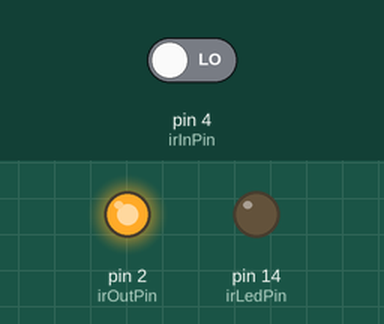
This sketch was run on a simulated Arduino Uno, built with avr-gcc and run on an emulated ATmega328P. Shown: output pins drawn as LEDs (lit = HIGH). The inputs (shaded band) are chosen by the test bench; at power-on: pin 4 (irInPin) LOW. What the sketch prints to the serial monitor is not drawn.

Above: at 0.2 s.
Timing chart, 0 to 1.7 s (numbered marks = the images above):
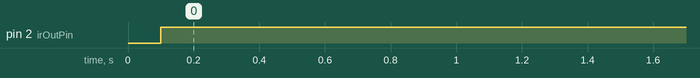

The sketch:

sketch_IR.ino
```cpp
//define pins. I used pins 4 and 5
#define irLedPin 14          // IR Led on this pin
#define irSensorPin 15       // IR sensor on this pin
int value[10];
int irOutPin = 2;
int irInPin = 4;
unsigned long throwTime, bounceTime;

int readIR(int times);
int irRead(int readPin, int triggerPin); //function prototype

void setup()
{
  pinMode(irSensorPin, INPUT);
  pinMode(irLedPin, OUTPUT);

  pinMode(irOutPin, OUTPUT);
  pinMode(irInPin, INPUT);

  digitalWrite(irOutPin, LOW);
  digitalWrite(irInPin, LOW);

  Serial.begin(9600);
  // prints title with ending line break
  Serial.println("Program Starting");
  // wait for the long string to be sent
  delay(100);
}

void loop()
{
  //Serial.println(irRead(irSensorPin, irLedPin)); //display the results
  //delay(10);
  //Serial.println(readIR(5));
  //delay(10); //wait for the string to be sent
  Serial.println(irBounce());
  delay(50);
}


int irBounce()
{
  int distance = 0;
  throwTime = micros();
  digitalWrite(irOutPin, HIGH);
  if(digitalRead(irInPin)==1)
  {
    bounceTime = micros();
    distance = bounceTime - throwTime;
  }
  //digitalWrite(irOutPin, LOW);
  return distance;
}


int readIR(int times){
  int ambientIR;                // variable to store the IR coming from the ambient
  int obstacleIR;               // variable to store the IR coming from the object
  int distance;                 // variable that will tell if there is an obstacle or not

  for(int x=0;x<times;x++){
    digitalWrite(irLedPin,LOW);           // turning the IR LEDs off to read the IR coming from the ambient
    //delay(1);                                             // minimum delay necessary to read values
    ambientIR = analogRead(irSensorPin);  // storing IR coming from the ambient
    delay(30);
    digitalWrite(irLedPin,HIGH);          // turning the IR LEDs on to read the IR coming from the obstacle
    //delay(1);                                             // minimum delay necessary to read values
    obstacleIR = analogRead(irSensorPin);  // storing IR coming from the obstacle
    value[x] = ambientIR-obstacleIR;   // calculating changes in IR values and storing it for future average
  }

  for(int x=0;x<times;x++){        // calculating the average based on the "accuracy"
    distance+=value[x];
  }
  return(distance);            // return the final value
}

/******************************************************************************
 * This function can be used with a panasonic pna4602m ir sensor
 * it returns a zero if something is detected by the sensor, and a 1 otherwise
 * The function bit bangs a 38.5khZ waveform to an IR led connected to the
 * triggerPin for 1 millisecond, and then reads the IR sensor pin to see if
 * the reflected IR has been detected
 ******************************************************************************/
int irRead(int readPin, int triggerPin)
{
  int halfPeriod = 13; //one period at 38.5khZ is aproximately 26 microseconds
  int cycles = 38; //26 microseconds * 38 is more or less 1 millisecond
  int i;
  unsigned long timethrow, timebounce=0;

  timethrow = micros();
  for (i=0; i <=cycles; i++)
  {
    digitalWrite(triggerPin, HIGH);
    delayMicroseconds(halfPeriod);
    digitalWrite(triggerPin, LOW);
    delayMicroseconds(halfPeriod - 1);     // - 1 to make up for digitaWrite overhead
  }

  if(1==digitalRead(readPin))
    timebounce = micros() - timethrow;

    return timebounce;
}
```

Measured:
- by itself, pin 2 (irOutPin): LOW → HIGH at 0.10 s
